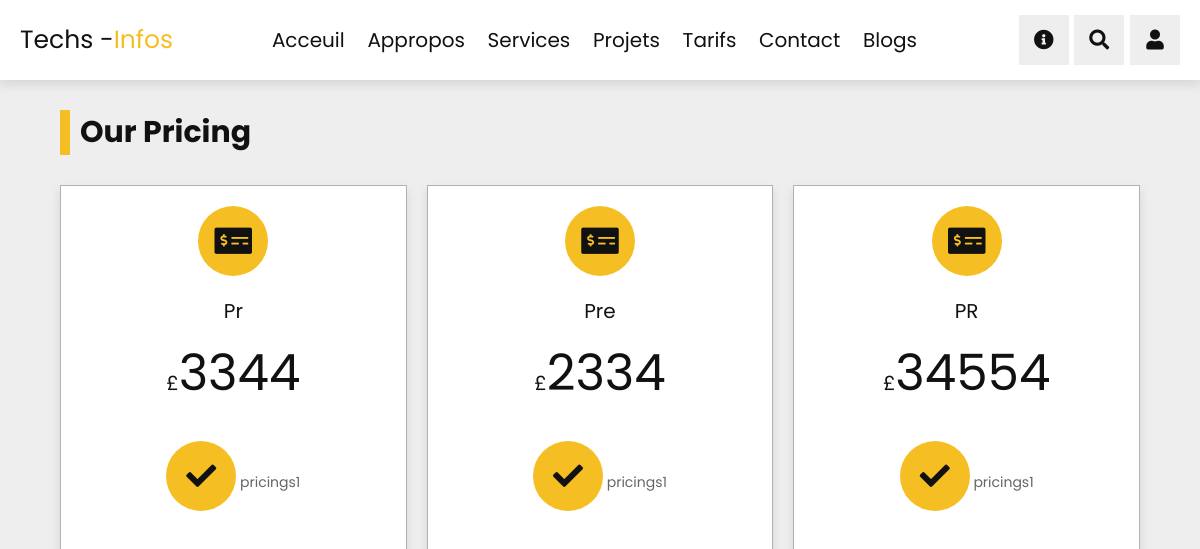
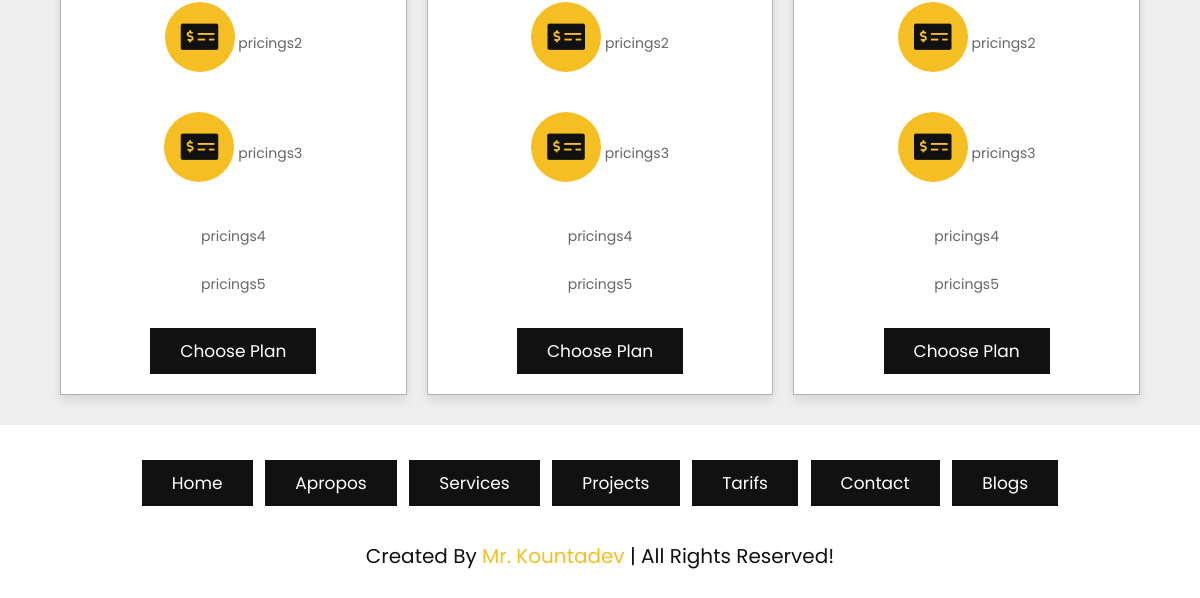
Before: /pricing with the older database file (2 pictures, top to bottom).
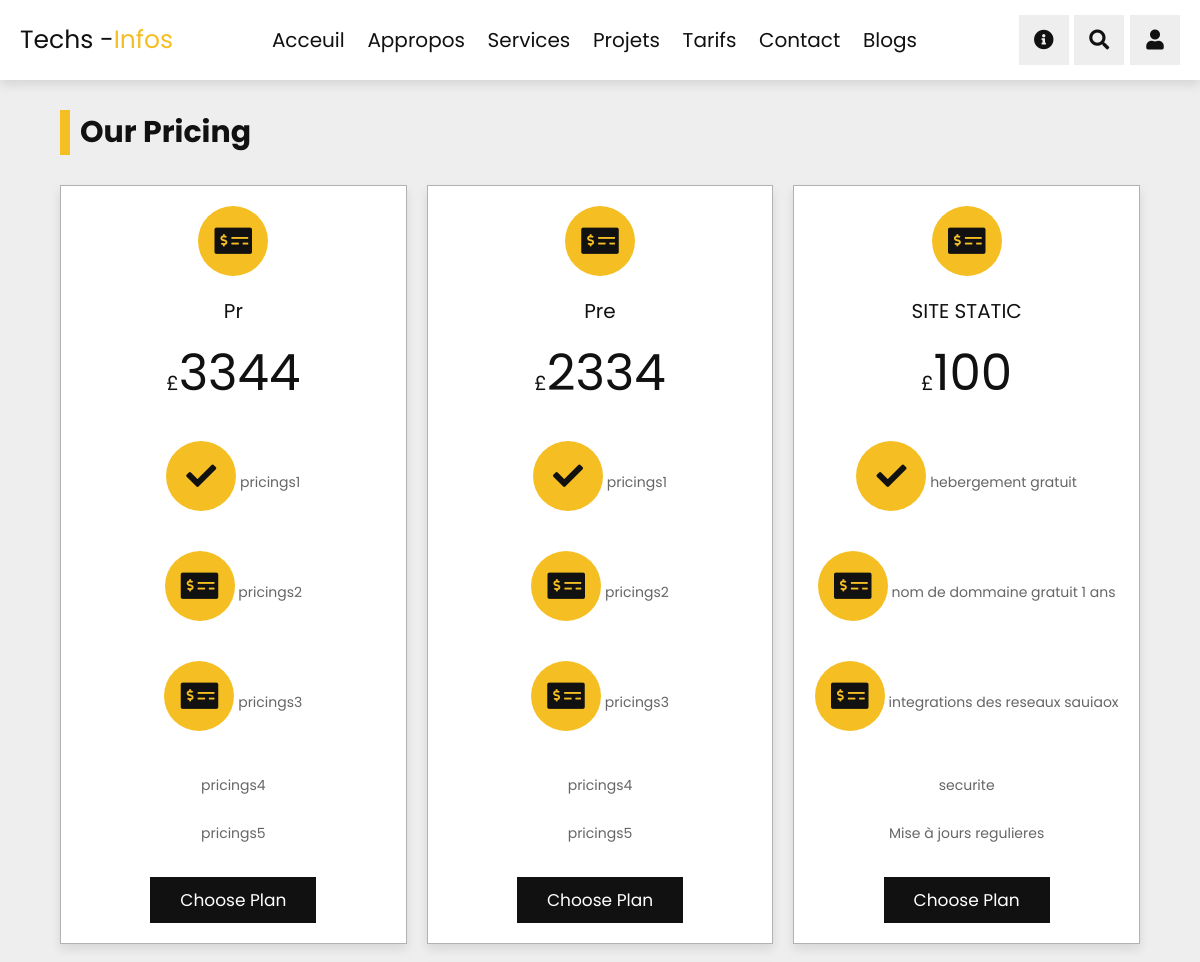
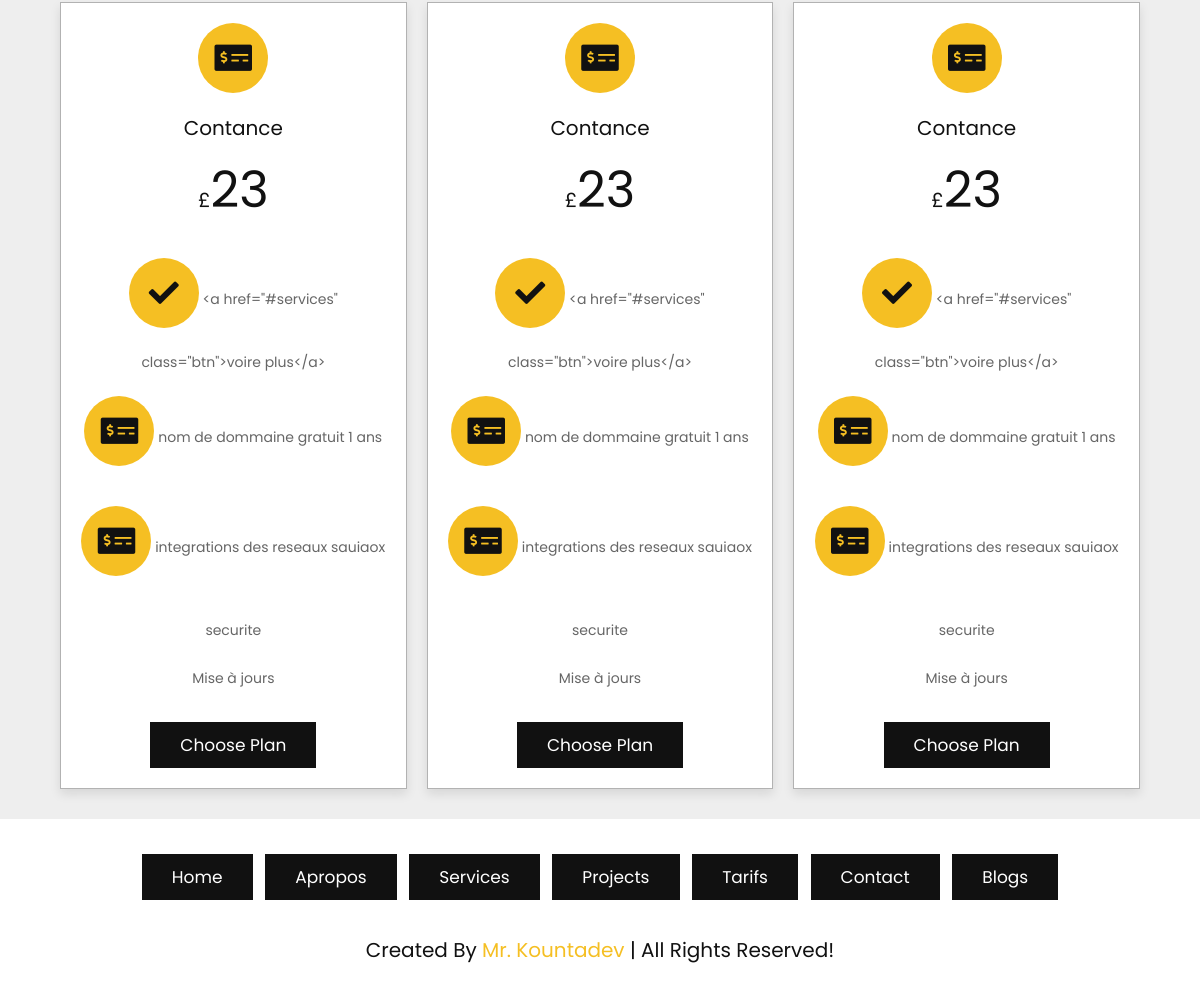
After: the same page with the newer database file (2 pictures, top to bottom).
### tech/models.py (models this page shows)
class Pricings(models.Model):
    image = models.ImageField()
    title = models.CharField(max_length=5000)
    prise = models.IntegerField()
    pric1 = models.CharField(max_length=5000)
    pric2 = models.CharField(max_length=5000)
    pric3 = models.CharField(max_length=5000)
    pric4 = models.CharField(max_length=5000)
    pric5 = models.CharField(max_length=5000)

### tech/views.py (the view)
# urls.py: path("pricing", views.pricing, name="pricing"),
def pricing(request):
    myprising = Pricings.objects.all()
    context = {
        "myprising": myprising
    }
    return render(request, "solution/pricing.html", context)

### tech/templates/solution/pricing.html (shortened to what this page needs)
{% extends 'base.html' %} {% load static %}
{% block content %}
<section class="pricing" id="pricing">
    <h1 class="heading"> our pricing </h1>
    <div class="box-container">
     {% for pricings in myprising  %}
       <div class="box">
          <i class="	fas fa-money-check-alt"></i>
          <h3>{{pricings.title}}</h3>
          <div class="price"><span>£</span>{{pricings.prise}}</div>
          <div class="list">
             <p> <i class="	fa fa-check"></i>  {{pricings.pric1}}</p>
             <p> <i class="	fas fa-money-check-alt"></i>  {{pricings.pric2}}</p>
             <p> <i class="	fas fa-money-check-alt"></i>  {{pricings.pric3}}</p>
             <p>{{pricings.pric4}}</p>
             <p>{{pricings.pric5}}</p>
          </div>
          <a href="#" class="btn">choose plan</a>
       </div>
       {% endfor %}
    </div>
 </section>
 {% endblock content %}

Changed rows visible on the page:
changed Pricings: title "PR" → "SITE STATIC"; prise "34554" → "100"; pric1 "pricings1" → "hebergement gratuit"; pric2 "pricings2" → "nom de dommaine gratuit 1 ans"; pric3 "pricings3" → "integrations des reseaux sauiaox"; pric4 "pricings4" → "securite"; pric5 "pricings5" → "Mise à jours regulieres"
added Pricings: title "Contance", prise "23", pric1 "<a href=\"#services\" class=\"btn\">voire plus</a>", pric2 "nom de dommaine gratuit 1 ans", pric3 "integrations des reseaux sauiaox", pric4 "securite", pric5 "Mise à jours"
added Pricings: title "Contance", prise "23", pric1 "<a href=\"#services\" class=\"btn\">voire plus</a>", pric2 "nom de dommaine gratuit 1 ans", pric3 "integrations des reseaux sauiaox", pric4 "securite", pric5 "Mise à jours"
added Pricings: title "Contance", prise "23", pric1 "<a href=\"#services\" class=\"btn\">voire plus</a>", pric2 "nom de dommaine gratuit 1 ans", pric3 "integrations des reseaux sauiaox", pric4 "securite", pric5 "Mise à jours"
